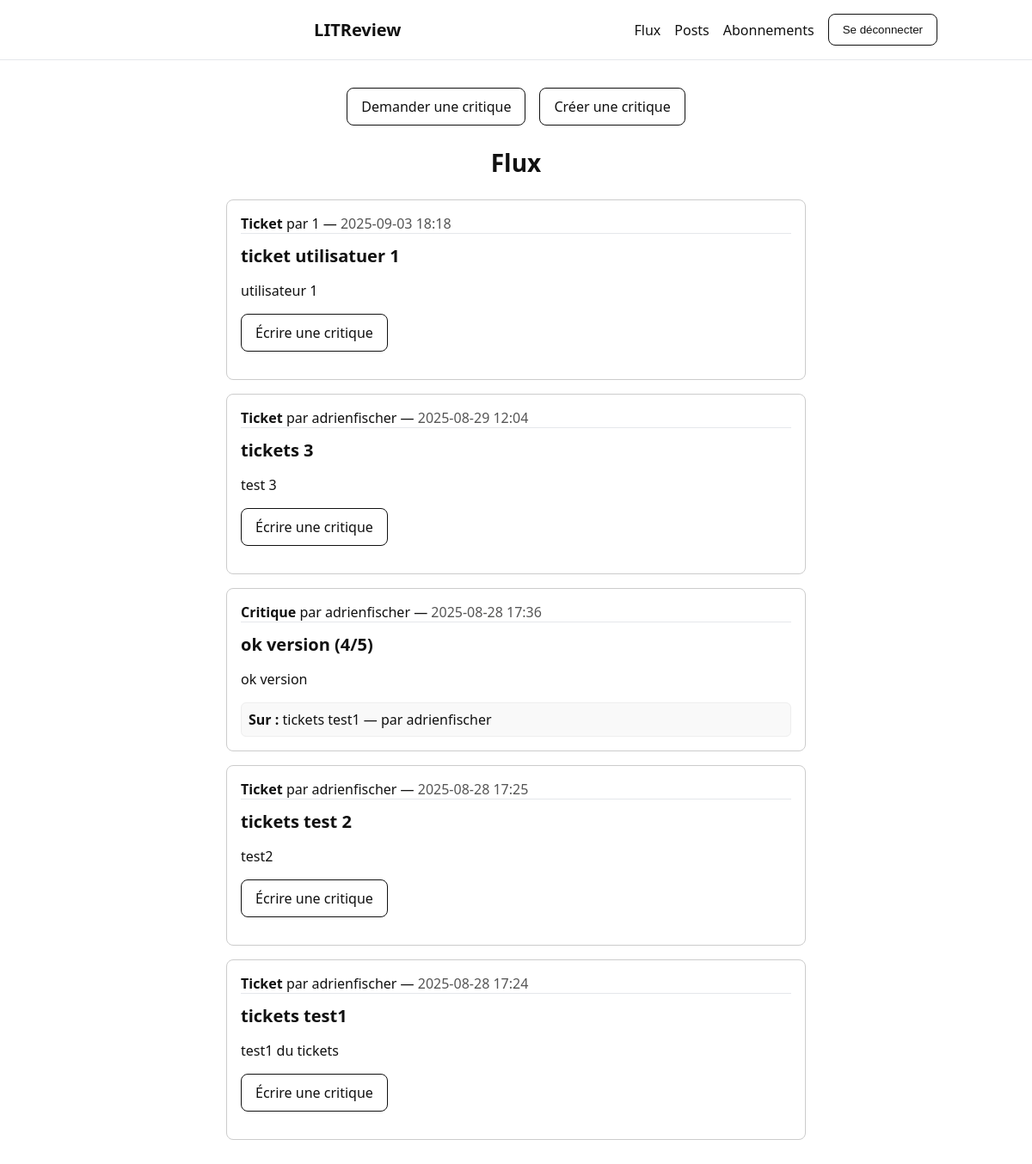
The app's page / (signed in), older data.
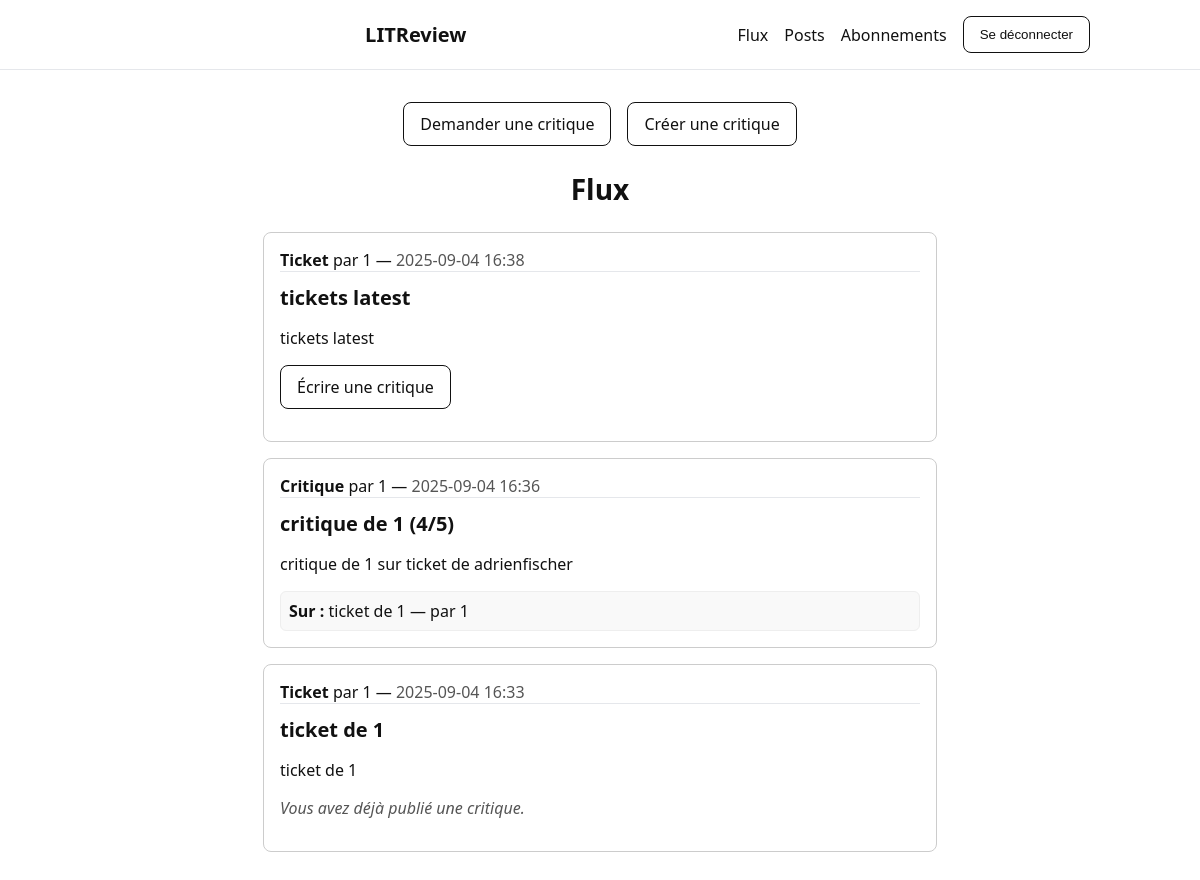
The same page, newer data.
### reviews/models.py (models this page shows, shortened)
class Ticket(models.Model):
    title = models.CharField(max_length=128)  # titre du ticket (obligatoire)
    description = models.TextField(max_length=2048, blank=True)  # description (facultative)
    user = models.ForeignKey(to=settings.AUTH_USER_MODEL, on_delete=models.CASCADE)
    image = models.ImageField(upload_to="tickets/", null=True, blank=True)
    time_created = models.DateTimeField(auto_now_add=True)

class Review(models.Model):
    ticket = models.ForeignKey(
        to=Ticket, on_delete=models.CASCADE, related_name="reviews"
    )
    rating = models.PositiveSmallIntegerField(
        validators=[MinValueValidator(0), MaxValueValidator(5)]
    )
    headline = models.CharField(max_length=128)  # titre court de la critique
    body = models.TextField(max_length=8192, blank=True)  # texte principal (facultatif)
    user = models.ForeignKey(to=settings.AUTH_USER_MODEL, on_delete=models.CASCADE)
    time_created = models.DateTimeField(auto_now_add=True)
    class Meta:
        constraints = [
            models.UniqueConstraint(
                fields=["ticket", "user"], name="unique_review_per_user_and_ticket"
            )
        ]

### reviews/views.py (the view)
# urls.py: path("", views.feed, name="feed"),  # page d’accueil : flux principal
@login_required
def feed(request):
    reviews = get_users_viewable_reviews(request.user).annotate(content_type=Value("REVIEW", CharField()))
    tickets = get_users_viewable_tickets(request.user)
    posts = sorted(chain(reviews, tickets), key=lambda p: p.time_created, reverse=True)
    return render(request, "feed.html", {"posts": posts})

### reviews/views.py (called while the page is built)
def _following_ids(user):
    return UserFollows.objects.filter(user=user).values_list("followed_user_id", flat=True)

def get_users_viewable_tickets(user):
    user_review_exists = Review.objects.filter(ticket=OuterRef("pk"), user=user)
    return (
        Ticket.objects
        .filter(Q(user__in=_following_ids(user)) | Q(user=user))
        .select_related("user")
        .prefetch_related("reviews")
        .annotate(content_type=Value("TICKET", CharField()))
        .annotate(has_reviewed=Exists(user_review_exists))
    )

def get_users_viewable_reviews(user):
    base = Review.objects.filter(Q(user__in=_following_ids(user)) | Q(user=user))
    extra = Review.objects.filter(ticket__user=user)
    return (base | extra).select_related("user", "ticket", "ticket__user").distinct()

### reviews/templates/feed.html (shortened to what this page needs)
{% extends "base.html" %}
{% block content %}
  <div class="grid2">
    <a class="btn" href="{% url 'ticket_create' %}">Demander une critique</a>
    <a class="btn" href="{% url 'review_create_combo' %}">Créer une critique</a>
  </div>
  <h1 style="font-size:28px; margin-bottom:24px; text-align:center;">Flux</h1>
  {% for post in posts %}
    {% if post.content_type == "TICKET" %}
      {% include "ticket_snippet.html" with ticket=post %}
    {% else %}
      {% include "review_snippet.html" with review=post %}
    {% endif %}
  {% empty %}
    {% comment %} Si aucun contenu n'est disponible, on affiche un message neutre {% endcomment %}
    <p class="muted" style="text-align:center; margin-top:40px;">Aucun contenu pour le moment.</p>
  {% endfor %}
{% endblock %}

### reviews/templates/ticket_snippet.html (shortened to what this page needs)
<article class="ticket" style="border:1px solid #ccc; border-radius:8px; padding:16px; margin:16px auto; max-width:640px; background:#fff;">
  <header style="margin-bottom:12px;">
    <strong>Ticket</strong> par {{ ticket.user.username }} —
    <span style="color:#555;">{{ ticket.time_created|date:"Y-m-d H:i" }}</span>
  </header>
  <h3 style="margin:8px 0; font-size:20px;">{{ ticket.title }}</h3>
  {% if ticket.description %}
    <p>{{ ticket.description }}</p>
  {% endif %}
  {% if ticket.has_reviewed %}
    <p style="font-style:italic; color:#555;">Vous avez déjà publié une critique.</p>
  {% else %}
    <p><a href="{% url 'review_create_from_ticket' ticket.pk %}" class="btn">Écrire une critique</a></p>
  {% endif %}
</article>

### reviews/templates/review_snippet.html (shortened to what this page needs)
<article class="review" style="border:1px solid #ccc; border-radius:8px; padding:16px; margin:16px auto; max-width:640px; background:#fff;">
  <header style="margin-bottom:12px;">
    <strong>Critique</strong> par {{ review.user.username }} —
    <span style="color:#555;">{{ review.time_created|date:"Y-m-d H:i" }}</span>
  </header>
  <h3 style="margin:8px 0; font-size:20px;">
    {{ review.headline }} ({{ review.rating }}/5)
  </h3>
  <p>{{ review.body }}</p>
  <div style="background:#f9f9f9; border:1px solid #eee; padding:8px; margin-top:12px; border-radius:6px;">
    <strong>Sur :</strong> {{ review.ticket.title }} — par {{ review.ticket.user.username }}
  </div>
</article>

Row changes from the older to the newer data that the page shows:
removed Ticket: user.username "1", time_created "2025-09-03 18:18", title "ticket utilisatuer 1", description "utilisateur 1", shows "Écrire une critique"
removed Ticket: user.username "adrienfischer", time_created "2025-08-29 12:04", title "tickets 3", description "test 3", shows "Écrire une critique"
removed Review: user.username "adrienfischer", time_created "2025-08-28 17:36", headline "ok version", rating "4", body "ok version", ticket "tickets test1", ticket.user.username "adrienfischer"
removed Ticket: user.username "adrienfischer", time_created "2025-08-28 17:25", title "tickets test 2", description "test2", shows "Écrire une critique"
removed Ticket: user.username "adrienfischer", time_created "2025-08-28 17:24", title "tickets test1", description "test1 du tickets", shows "Écrire une critique"
added Ticket: user.username "1", time_created "2025-09-04 16:38", title "tickets latest", description "tickets latest", shows "Écrire une critique"
added Review: user.username "1", time_created "2025-09-04 16:36", headline "critique de 1", rating "4", body "critique de 1 sur ticket de adrienfischer", ticket "ticket de 1", ticket.user.username "1"
added Ticket: user.username "1", time_created "2025-09-04 16:33", title "ticket de 1", description "ticket de 1", shows "Vous avez déjà publié une critique."
